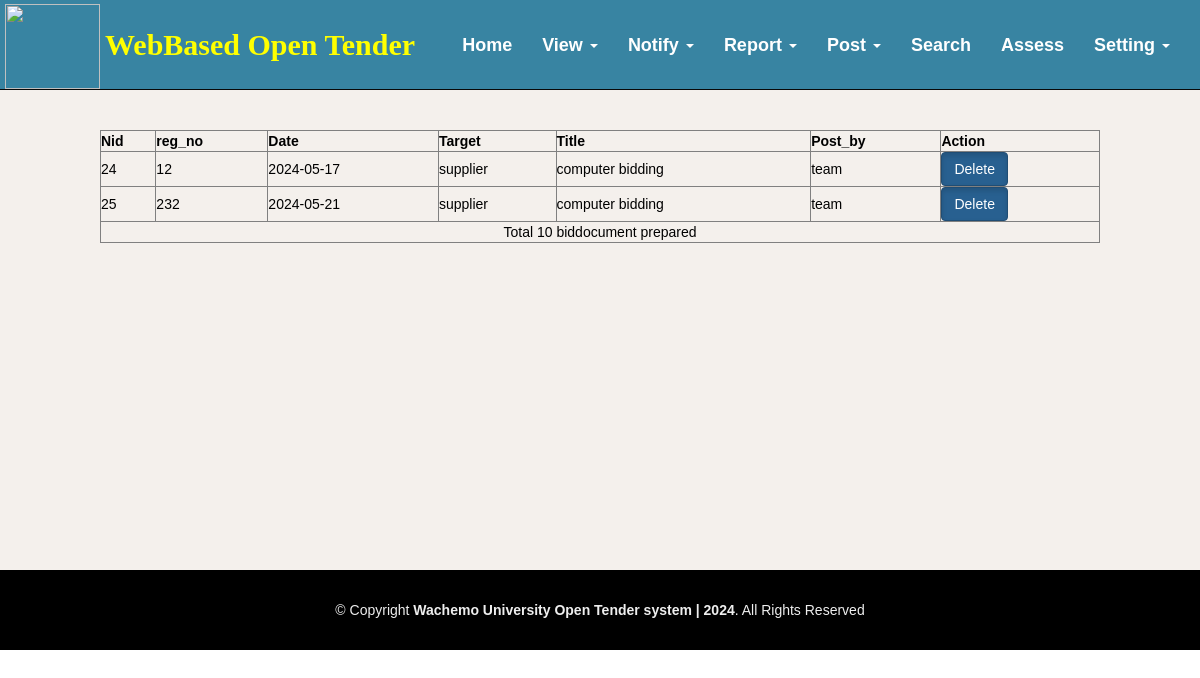
/ptnotice.php (signed in), run on the app's committed database.
### tables this page shows
CREATE TABLE `notice` (
  `nid` int(100) NOT NULL,
  `date` date NOT NULL,
  `reg_no` int(100) NOT NULL,
  `target` varchar(100) NOT NULL,
  `title` varchar(1000) NOT NULL,
  `post_by` varchar(255) NOT NULL,
  `message` varchar(20000) NOT NULL
);

### ptnotice.php (the view, shortened to what this page needs)
<?php
$con = mysqli_connect("localhost","root","");
mysqli_select_db($con,"tender");
?>
<!DOCTYPE html>
<html>
<head>
 <link rel="stylesheet" href="css/fontawesome.min.css">
    <link rel="stylesheet" href="css/fontawesome.css">
  <link rel="stylesheet" href="css1/mystyle1.min.css">
 <link href="css/animate/animate.min.css" rel="stylesheet">
 <link href="css/ionicons/css/ionicons.min.css" rel="stylesheet">
  <link rel="stylesheet" type="text/css" href="css/login33.css">
<link rel="stylesheet" type="text/css" href="css/stylelogin.css">
  <link rel="stylesheet" type="text/css" href="css/index.css">
  <link rel="stylesheet" href="css/fontawesome.min.css">
</head>
<body data-spy="scroll" data-target=".navbar" data-offset="50">
<nav class="navbar navbar-inverse navbar-fixed-top">
  <div class="container-fluid">
  <div class="navbar-header">
     <h3> <a class="navbar-brand1" href="#">WebBased Open Tender</a></h3>
     <a href="index.php"><img style="margin-top:-90px;margin-left:-10px;" src="images/ww.png" width="95px"
   height="85px"></a>
    </div>
    <div>
      <div class="collapse navbar-collapse" id="myNavbar">
        <ul class="nav menu">
           <li> <a href="procurementteam.php" ><span class="glyphicon glyphicon-home"></span>Home</a></li>
            <li class="dropdown"><a class="dropdown-toggle" data-toggle="dropdown" href="#">View <span class="caret"></span></a>
          </li>
		  <li class="dropdown"><a class="dropdown-toggle" data-toggle="dropdown" href="#">Notify <span class="caret"></span></a>
          </li>
		    <li class="dropdown"><a class="dropdown-toggle" data-toggle="dropdown" href="#">Report <span class="caret"></span></a>
          </li>
		     <li class="dropdown"><a class="dropdown-toggle" data-toggle="dropdown" href="#">Post <span class="caret"></span></a>
          </li>
		     <li> <a href="searchsup.php" >Search</a></li>
			 <li><a href="assess.php" >Assess</a></li>
          <li class="dropdown"><a class="dropdown-toggle" data-toggle="dropdown" href="#">Setting <span class="caret"></span></a>
          </li>
        </ul>
      </div>
    </div>
  </div>
</nav>
<div id="section1" class="container-fluid" style="visibility: visible; animation-name: fadeInUp; -webkit-animation-name: fadeInUp;">
 <table border="1" style="margin-top:80px;color:black"width="1000" align="center" cellpadding="3" class="mytable" cellspacing="0">
                <tr><th>Nid </th>
<th>reg_no </th>
<th>Date</th> <th> Target</th><th>Title</th>
<th> Post_by</th>
<th>Action</th>
            </tr>
			  <?php
			  $result = mysqli_query($con," SELECT * FROM notice ");
while($row = mysqli_fetch_array($result)){
	$n=$row['nid'];	$r=$row['reg_no'];$date=$row['date'];$t=$row['title'];$p=$row['post_by'];
	$tt=$row['target'];
		?>
		<tr>	<td><?php echo $n ;?></td>
<td><?php echo $r ;?></td><td><?php echo $date; ?></td>
<td><?php echo $tt; ?></td><td><?php echo $t; ?></td><td><?php echo $p; ?></td>
<td style="color:blue;"><button type="button" class="btn btn-primary active   deletebtn">Delete</button></td>
</tr>
<?php
  }
  $sql="SELECT * FROM  biddocument";
  $result=mysqli_query($con,$sql);
	$records = mysqli_num_rows($result);
    ?>
	 <tr>
              <td align="center" colspan="15" ><?php echo "Total ".$records." biddocument prepared"; ?> </td>
            </tr>
?></table>
</div>
<footer id="footer">
    <div class="container">
      <div class="copyright">
      © Copyright <strong>Wachemo University Open Tender system | 2024</strong>. All Rights Reserved
      </div>
                        </div>
  </footer>
</body>
</html>

### css/stylelogin.css (style rules this page uses)
*,:after,:before { box-sizing:border-box }
a { color:inherit;text-decoration:none }

### css/index.css (style rules this page uses)
body { margin: 0; font-family: Arial, Helvetica, sans-serif; background-color:none; overflow-y:none; }
#section1 { overflow-y: scroll; background-color:#F4F0EC; }
.collapse { float:right; font-size:20px;margin-right:40px; }
.navbar { background-color:#3884a2; height:90px; }
.navbar-brand1 { margin-left:90px;margin-top:-60px;font-size:30px;font-family:san serif;font-weight:bold;color:yellow;line-height:50px; }
ul li a { font-size:18px; font-family:sans-serif; color:white; font-weight:bold; line-height:70px; }
ul { list-style-type: none; backgjround-color: #333; margin-right:-40px; }
li { float: left; }
li a { display: block; color: white; text-align: center; padding: 44px 46px; text-decoration: none; }
.active { background-color: #4CAF50; color: white; }
#footer { position:absolute; width:100%; background: #000; padding: 0 0 30px 0; color: #eee; font-size: 14px; margin-bottom:-100px; }
#footer .copyright { text-align: center; padding-top: 30px; }

### ptnotice.php (style rules this page uses)
body { position: relative; }
#section1 { padding-top:50px;height:570px;color: #fff; }

### data on the page
notice: nid "24", reg_no "12", date "2024-05-17", target "supplier", title "computer bidding", post_by "team"
notice: nid "25", reg_no "232", date "2024-05-21", target "supplier", title "computer bidding", post_by "team"

### other printed values
$records "10"
